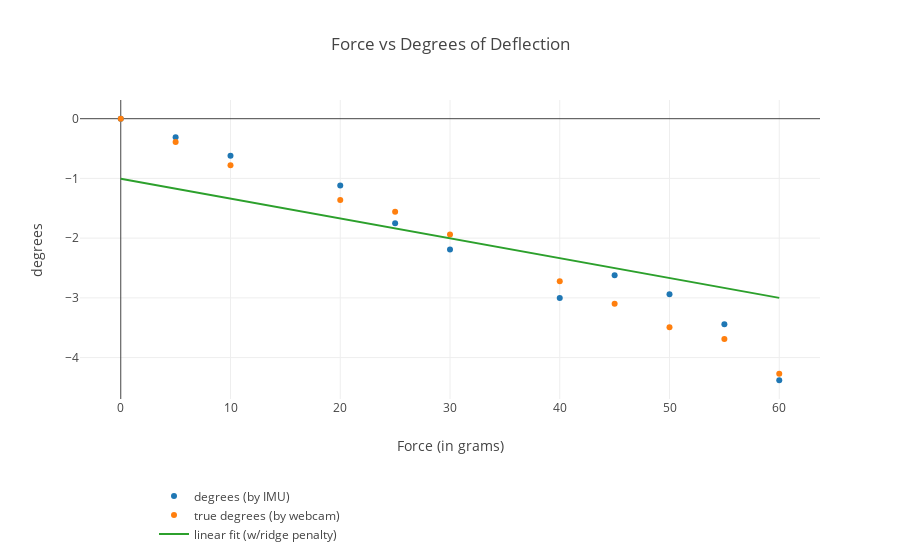

Write notebook code for a chart like this one.
### Markdown cell above
## Position Two, ridge regression

### Code cell
import numpy as np
import plotly
import plotly.plotly as py
import plotly.offline as po
import plotly.graph_objs as go
from sklearn import linear_model
from sklearn.linear_model import Ridge

plotly.offline.init_notebook_mode(connected=True)

trace0 = go.Scatter(
    x = trueF,
    y = eulerY,
    mode = 'markers',
    name = 'degrees (by IMU)'
)
trace1 = go.Scatter(
    x = trueF,
    y = -trueDeg,
    mode = 'markers',
    name = 'true degrees (by webcam)'
)

myX = trueF.dropna().reshape(-1,1)
myy = eulerY.dropna()
ridge = Ridge(fit_intercept=True, alpha=1.0, random_state=0, normalize=True)
ridge.fit(myX, myy)
coef_ridge = ridge.coef_
gridx = np.linspace(myX.min(), myX.max(), 20)
coef_ = ridge.coef_ * gridx + ridge.intercept_
#plt.plot(gridx, coef_, 'g-', label="ridge regression")

trace2 = go.Scatter(
    x= gridx,
    y = coef_,
    name = 'linear fit (w/ridge penalty)'
)



#a,b = np.polyfit(x,y,1)
#plt.plot(np.unique(x), np.poly1d(np.polyfit(x, y, 1))(np.unique(x)))

           
data = [trace0, trace1, trace2]

layout = go.Layout(
    title='Force vs Degrees of Deflection',
    yaxis=dict(title='degrees'),
    xaxis=dict(title='Force (in grams)'),
    legend=dict(x=.1, y=-.5)
)


fig = go.Figure(data=data, layout=layout)
# Plot and embed in ipython notebook!
po.iplot(fig)
#po.plot(fig, filename='temp_plot.html')

### Figure 1 — Plotly figure (JSON) as saved in the notebook; plotly's stock layout.template omitted (floating-point values rounded to 4 significant figures)
{"data": [{"mode": "markers", "name": "degrees (by IMU)", "type": "scatter", "x": [0, 5, 10, 20, 25, 30, 40, 45, 50, 55, 60], "y": [0, -0.31, -0.62, -1.12, -1.75, -2.19, -3, -2.62, -2.94, -3.44, -4.38]}, {"mode": "markers", "name": "true degrees (by webcam)", "type": "scatter", "x": [0, 5, 10, 20, 25, 30, 40, 45, 50, 55, 60], "y": [0, -0.39, -0.78, -1.36, -1.56, -1.94, -2.72, -3.1, -3.49, -3.69, -4.27]}, {"name": "linear fit (w/ridge penalty)", "type": "scatter", "x": [0, 3.158, 6.316, 9.474, 12.63, 15.79, 18.95, 22.11, 25.26, 28.42, 31.58, 34.74, 37.89, 41.05, 44.21, 47.37, 50.53, 53.68, 56.84, 60], "y": [-1.007, -1.112, -1.217, -1.322, -1.427, -1.531, -1.636, -1.741, -1.846, -1.951, -2.056, -2.161, -2.266, -2.371, -2.475, -2.58, -2.685, -2.79, -2.895, -3.0]}], "layout": {"legend": {"x": 0.1, "y": -0.5}, "title": "Force vs Degrees of Deflection", "xaxis": {"title": "Force (in grams)"}, "yaxis": {"title": "degrees"}}}
